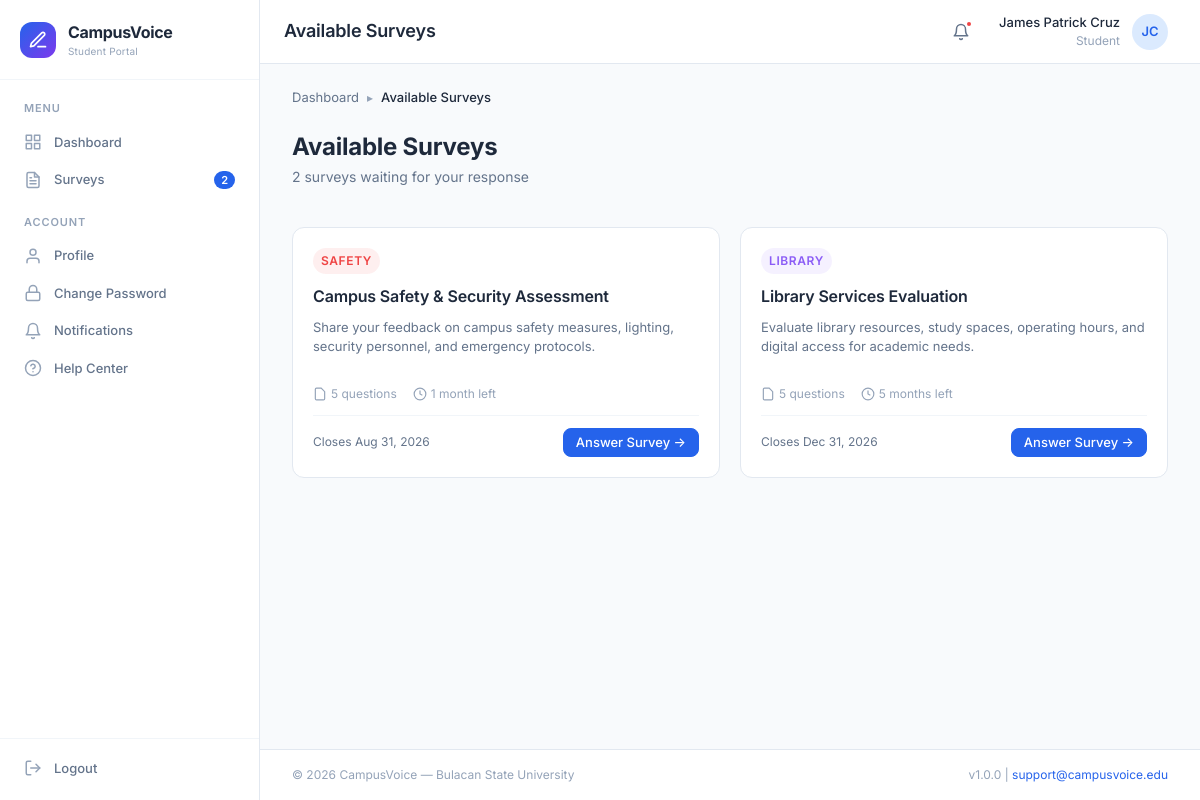
Screenshot of /student/surveys.php (signed in) with the database file from the repository.
### tables this page shows
CREATE TABLE `surveys` (
    `survey_id` INT AUTO_INCREMENT PRIMARY KEY,
    `title` VARCHAR(255) NOT NULL,
    `description` TEXT DEFAULT NULL,
    `category` VARCHAR(100) NOT NULL DEFAULT 'General',
    `open_date` DATETIME DEFAULT NULL,
    `close_date` DATETIME DEFAULT NULL,
    `status` ENUM('draft', 'active', 'closed', 'archived') NOT NULL DEFAULT 'draft',
    `created_by` INT NOT NULL,
    `created_at` DATETIME NOT NULL DEFAULT CURRENT_TIMESTAMP,
    `updated_at` DATETIME DEFAULT NULL ON UPDATE CURRENT_TIMESTAMP,
    INDEX `idx_status` (`status`),
    INDEX `idx_created_by` (`created_by`),
    INDEX `idx_dates` (`open_date`, `close_date`),
    CONSTRAINT `fk_surveys_admin` FOREIGN KEY (`created_by`) REFERENCES `administrators`(`admin_id`) ON UPDATE CASCADE
);

### student/surveys.php (the view, shortened to what this page needs)
<?php
require_once __DIR__ . '/../utils/helpers.php';
$pdo = db();
$studentId = getCurrentUserId();
$stmt = $pdo->prepare("
    SELECT s.*,
        (SELECT COUNT(*) FROM survey_questions sq WHERE sq.survey_id = s.survey_id) as question_count,
        a.full_name as created_by_name
    FROM surveys s
    LEFT JOIN administrators a ON s.created_by = a.admin_id
    WHERE s.status = 'active'
    AND NOW() >= s.open_date
    AND NOW() <= s.close_date
    AND s.survey_id NOT IN (
        SELECT DISTINCT r.survey_id FROM responses r WHERE r.student_id = ?
    )
    ORDER BY s.close_date ASC
");
$stmt->execute([$studentId]);
$surveys = $stmt->fetchAll();
$pendingSurveyCount = count($surveys);
require_once __DIR__ . '/../includes/header.php';
?>
<div class="breadcrumbs">
    <div class="breadcrumb-item"><a href="<?= BASE_URL ?>/student/dashboard">Dashboard</a></div>
    <span class="breadcrumb-separator">▸</span>
    <div class="breadcrumb-item active">Available Surveys</div>
</div>
<div class="content-header">
    <div>
        <h2 class="content-title">Available Surveys</h2>
        <p class="content-subtitle"><?= $pendingSurveyCount ?> survey<?= $pendingSurveyCount !== 1 ? 's' : '' ?> waiting for your response</p>
    </div>
</div>
<?php if (empty($surveys)): ?>
    <div class="card">
        <div class="empty-state">
            <div class="empty-state-icon">
                <svg width="36" height="36" viewBox="0 0 24 24" fill="none" stroke="currentColor" stroke-width="2" stroke-linecap="round" stroke-linejoin="round">
                    <path d="M22 11.08V12a10 10 0 1 1-5.93-9.14"></path>
                    <polyline points="22 4 12 14.01 9 11.01"></polyline>
                </svg>
            </div>
            <div class="empty-state-title">No Available Surveys</div>
            <p class="empty-state-description">You've completed all available surveys! Check back later for new ones.</p>
            <a href="<?= BASE_URL ?>/student/dashboard" class="btn btn-primary">← Back to Dashboard</a>
        </div>
    </div>
<?php else: ?>
    <div class="survey-grid">
        <?php foreach ($surveys as $survey): ?>
        <div class="survey-card">
            <?= getCategoryBadge($survey['category']) ?>
            <h3 class="survey-card-title"><?= e($survey['title']) ?></h3>
            <p class="survey-card-description"><?= e($survey['description']) ?></p>
            <div class="survey-card-meta">
                <span class="survey-card-meta-item">
                    <svg width="14" height="14" viewBox="0 0 24 24" fill="none" stroke="currentColor" stroke-width="2"><path d="M14 2H6a2 2 0 0 0-2 2v16a2 2 0 0 0 2 2h12a2 2 0 0 0 2-2V8z"/></svg>
                    <?= $survey['question_count'] ?> question<?= $survey['question_count'] !== 1 ? 's' : '' ?>
                </span>
                <span class="survey-card-meta-item">
                    <svg width="14" height="14" viewBox="0 0 24 24" fill="none" stroke="currentColor" stroke-width="2"><circle cx="12" cy="12" r="10"/><polyline points="12 6 12 12 16 14"/></svg>
                    <?= getCountdown($survey['close_date']) ?>
                </span>
            </div>
            <div class="survey-card-footer">
                <span class="text-secondary" style="font-size: var(--font-size-xs);">
                    Closes <?= formatDate($survey['close_date']) ?>
                </span>
                <a href="<?= BASE_URL ?>/student/surveys/<?= $survey['survey_id'] ?>" class="btn btn-primary btn-sm">
                    Answer Survey →
                </a>
            </div>
        </div>
        <?php endforeach; ?>
    </div>
<?php endif; ?>
<?php require_once __DIR__ . '/../includes/footer.php'; ?>

### utils/helpers.php (shortened to what this page needs)
<?php
function e($string) {
    return htmlspecialchars($string ?? '', ENT_QUOTES, 'UTF-8');
}
function formatDate($date, $format = 'M d, Y') {
    return date($format, strtotime($date));
}
function getCountdown($closeDate) {
    $now = new DateTime();
    $close = new DateTime($closeDate);
    $diff = $now->diff($close);
    if ($diff->days > 30) return $diff->m . ' month' . ($diff->m > 1 ? 's' : '') . ' left';
    return 'Closing soon';
}
function getCategoryInfo($category) {
    $categories = SURVEY_CATEGORIES;
    return $categories[$category] ?? $categories['General'];
}
function getCategoryBadge($category) {
    $info = getCategoryInfo($category);
    return '<span class="survey-card-category" style="background: ' . $info['color'] . '15; color: ' . $info['color'] . ';">' . e($category) . '</span>';
}

### assets/css/variables.css (style rules this page uses)
:root { --color-primary: #2563EB; --color-primary-hover: #1D4ED8; --color-primary-active: #1E40AF; --color-primary-light: #DBEAFE; --color-primary-lighter: #EFF6FF; --color-primary-50: #EFF6FF; --color-primary-100: #DBEAFE; --color-primary-500: #3B82F6; --color-primary-600: #2563EB; --color-primary-700: #1D4ED8; --color-primary-800: #1E40AF; --color-secondary: #059669; --color-secondary-hover: #047857; --color-secondary-light: #D1FAE5; --color-secondary-lighter: #ECFDF5; --color-accent: #7C3AED; --color-accent-hover: #6D28D9; --color-accent-light: #EDE9FE; --color-accent-lighter: #F5F3FF; --color-gray-50: #F8FAFC; --color-gray-100: #F1F5F9; --color-gray-200: #E2E8F0; --color-gray-300: #CBD5E1; --color-gray-400: #94A3B8; --color-gray-500: #64748B; --color-gray-600: #475569; --color-gray-700: #334155; --color-gray-800: #1E293B; --color-gray-900: #0F172A; --color-success: #10B981; --color-success-light: #D1FAE5; --color-success-dark: #059669; --color-warning: #F59E0B; --color-warning-light: #FEF3C7; --color-warning-dark: #D97706; --color-error: #EF4444; --color-error-light: #FEE2E2; --color-error-dark: #DC2626; --color-info: #3B82F6; --color-info-light: #DBEAFE; --color-bg: #F8FAFC; --color-bg-alt: #F1F5F9; --color-surface: #FFFFFF; --color-surface-hover: #F8FAFC; --color-surface-elevated: #FFFFFF; --color-text: #1E293B; --color-text-secondary: #64748B; --color-text-tertiary: #94A3B8; --color-text-inverse: #FFFFFF; --color-text-link: #2563EB; --color-border: #E2E8F0; --color-border-hover: #CBD5E1; --color-border-focus: #2563EB; --color-divider: #F1F5F9; --font-family: 'Inter', -apple-system, BlinkMacSystemFont, 'Segoe UI', Roboto, sans-serif; --font-mono: 'JetBrains Mono', 'Fira Code', 'Consolas', monospace; --font-size-xs: 0.75rem; --font-size-sm: 0.8125rem; --font-size-base: 0.875rem; --font-size-md: 1rem; --font-size-lg: 1.125rem; --font-size-xl: 1.25rem; --font-size-2xl: 1.5rem; --font-size-3xl: 1.875rem; --font-size-4xl: 2.25rem; --font-weight-normal: 400; --font-weight-medium: 500; --font-weight-semibold: 600; --font-weight-bold: 700; --line-height-tight: 1.25; --line-height-normal: 1.5; --line-height-relaxed: 1.75; --space-0: 0; --space-1: 0.25rem; --space-2: 0.5rem; --space-3: 0.75rem; --space-4: 1rem; --space-5: 1.25rem; --space-6: 1.5rem; --space-8: 2rem; --space-10: 2.5rem; --space-12: 3rem; --space-16: 4rem; --space-20: 5rem; --radius-sm: 4px; --radius-md: 8px; --radius-lg: 12px; --radius-xl: 16px; --radius-2xl: 20px; --radius-full: 9999px; --shadow-xs: 0 1px 2px rgba(0, 0, 0, 0.04); --shadow-sm: 0 1px 3px rgba(0, 0, 0, 0.06), 0 1px 2px rgba(0, 0, 0, 0.04); --shadow-md: 0 4px 6px -1px rgba(0, 0, 0, 0.07), 0 2px 4px -2px rgba(0, 0, 0, 0.05); --shadow-lg: 0 10px 15px -3px rgba(0, 0, 0, 0.08), 0 4px 6px -4px rgba(0, 0, 0, 0.04); --shadow-xl: 0 20px 25px -5px rgba(0, 0, 0, 0.08), 0 8px 10px -6px rgba(0, 0, 0, 0.04); --shadow-inner: inset 0 2px 4px rgba(0, 0, 0, 0.05); --shadow-focus: 0 0 0 3px rgba(37, 99, 235, 0.15); --transition-fast: 150ms ease; --transition-base: 200ms ease; --transition-slow: 300ms ease; --transition-spring: 200ms cubic-bezier(0.34, 1.56, 0.64, 1); --z-dropdown: 100; --z-sticky: 200; --z-overlay: 300; --z-modal: 400; --z-toast: 500; --z-tooltip: 600; --sidebar-width: 260px; --sidebar-collapsed-width: 72px; --header-height: 64px; --content-max-width: 1280px; }

### assets/css/base.css (style rules this page uses)
*, *::before, *::after { margin: 0; padding: 0; box-sizing: border-box; }
html { font-size: 16px; -webkit-text-size-adjust: 100%; -webkit-font-smoothing: antialiased; -moz-osx-font-smoothing: grayscale; scroll-behavior: smooth; }
body { font-family: var(--font-family); font-size: var(--font-size-base); font-weight: var(--font-weight-normal); line-height: var(--line-height-normal); color: var(--color-text); background-color: var(--color-bg); min-height: 100vh; }
h1, h2, h3, h4, h5, h6 { font-weight: var(--font-weight-semibold); line-height: var(--line-height-tight); color: var(--color-text); letter-spacing: -0.01em; }
h2 { font-size: var(--font-size-xl); }
h3 { font-size: var(--font-size-lg); }
p { margin-bottom: var(--space-4); color: var(--color-text-secondary); }
a { color: var(--color-text-link); text-decoration: none; transition: color var(--transition-fast); }
img, svg { display: block; max-width: 100%; height: auto; }
.text-secondary { color: var(--color-text-secondary); }

### rows the page displays
surveys: category "SAFETY", title "Campus Safety & Security Assessment", description "Share your feedback on campus safety measures, lighting, security personnel, and emergency protocols.", question_count "5", close_date "1 month left", close_date "Aug 31, 2026"
surveys: category "LIBRARY", title "Library Services Evaluation", description "Evaluate library resources, study spaces, operating hours, and digital access for academic needs.", question_count "5", close_date "5 months left", close_date "Dec 31, 2026"

### other values shown
APP_NAME "CampusVoice"
$pendingSurveyCount "2"
$pageTitle "Available Surveys"
$userName "James Patrick Cruz"
$userInitials "JC"
APP_SCHOOL "Bulacan State University"
APP_VERSION "1.0.0"
APP_SUPPORT_EMAIL "support@campusvoice.edu"
